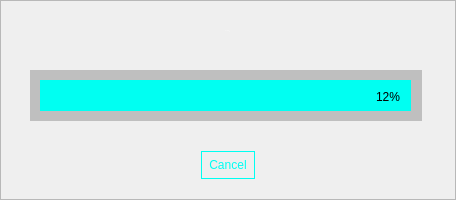
<?xml version="1.0" encoding="UTF-8"?>
<ui version="4.0">
 <class>InstallDialog</class>
 <widget class="QWidget" name="InstallDialog">
  <property name="geometry">
   <rect>
    <x>0</x>
    <y>0</y>
    <width>456</width>
    <height>200</height>
   </rect>
  </property>
  <property name="windowTitle">
   <string>Form</string>
  </property>
  <widget class="QFrame" name="mainFrame">
   <property name="geometry">
    <rect>
     <x>0</x>
     <y>0</y>
     <width>456</width>
     <height>200</height>
    </rect>
   </property>
   <property name="frameShape">
    <enum>QFrame::StyledPanel</enum>
   </property>
   <property name="frameShadow">
    <enum>QFrame::Raised</enum>
   </property>
   <widget class="QGraphicsView" name="graphicsView">
    <property name="geometry">
     <rect>
      <x>30</x>
      <y>70</y>
      <width>392</width>
      <height>51</height>
     </rect>
    </property>
    <property name="styleSheet">
     <string notr="true">background-color: rgba(0, 0,0,0.2);
border: none;</string>
    </property>
   </widget>
   <widget class="QGraphicsView" name="progressLine">
    <property name="geometry">
     <rect>
      <x>40</x>
      <y>80</y>
      <width>371</width>
      <height>31</height>
     </rect>
    </property>
    <property name="styleSheet">
     <string notr="true">background-color: rgb(0, 255, 242);
border:none;</string>
    </property>
   </widget>
   <widget class="QLabel" name="installingLabel">
    <property name="geometry">
     <rect>
      <x>0</x>
      <y>30</y>
      <width>456</width>
      <height>21</height>
     </rect>
    </property>
    <property name="font">
     <font>
      <family>:/font/Roboto-Regular.ttf</family>
      <pointsize>-1</pointsize>
      <weight>50</weight>
      <italic>false</italic>
      <bold>false</bold>
     </font>
    </property>
    <property name="styleSheet">
     <string notr="true">font: 15px &quot;:/font/Roboto-Regular.ttf&quot;;
color: rgb(255, 255, 255);</string>
    </property>
    <property name="text">
     <string>Installing...</string>
    </property>
    <property name="textFormat">
     <enum>Qt::AutoText</enum>
    </property>
    <property name="scaledContents">
     <bool>true</bool>
    </property>
    <property name="alignment">
     <set>Qt::AlignHCenter|Qt::AlignTop</set>
    </property>
    <property name="wordWrap">
     <bool>false</bool>
    </property>
   </widget>
   <widget class="QLabel" name="progressValue">
    <property name="geometry">
     <rect>
      <x>310</x>
      <y>86</y>
      <width>90</width>
      <height>21</height>
     </rect>
    </property>
    <property name="styleSheet">
     <string notr="true">font: 15px &quot;:/font/Roboto-Regular.ttf&quot;;
color: #000000;</string>
    </property>
    <property name="text">
     <string>12%</string>
    </property>
    <property name="scaledContents">
     <bool>true</bool>
    </property>
    <property name="alignment">
     <set>Qt::AlignRight|Qt::AlignTrailing|Qt::AlignVCenter</set>
    </property>
    <property name="wordWrap">
     <bool>false</bool>
    </property>
   </widget>
   <widget class="QGroupBox" name="horizontalGroupBox">
    <property name="geometry">
     <rect>
      <x>0</x>
      <y>148</y>
      <width>456</width>
      <height>34</height>
     </rect>
    </property>
    <property name="sizePolicy">
     <sizepolicy hsizetype="Preferred" vsizetype="Maximum">
      <horstretch>0</horstretch>
      <verstretch>0</verstretch>
     </sizepolicy>
    </property>
    <property name="styleSheet">
     <string notr="true">border:none;</string>
    </property>
    <layout class="QHBoxLayout" name="horizontalLayout">
     <property name="spacing">
      <number>0</number>
     </property>
     <property name="leftMargin">
      <number>0</number>
     </property>
     <property name="topMargin">
      <number>0</number>
     </property>
     <property name="rightMargin">
      <number>0</number>
     </property>
     <property name="bottomMargin">
      <number>0</number>
     </property>
     <item>
      <spacer name="horizontalSpacer">
       <property name="orientation">
        <enum>Qt::Horizontal</enum>
       </property>
       <property name="sizeHint" stdset="0">
        <size>
         <width>40</width>
         <height>20</height>
        </size>
       </property>
      </spacer>
     </item>
     <item>
      <widget class="QPushButton" name="cancelButton">
       <property name="enabled">
        <bool>true</bool>
       </property>
       <property name="styleSheet">
        <string notr="true">background-color: transparent;
font: 15px &quot;:/font/Roboto-Regular.ttf&quot;;
border: 1px solid #00fff2;
color: #00fff2;
padding: 6px 7px;</string>
       </property>
       <property name="text">
        <string>Cancel</string>
       </property>
      </widget>
     </item>
     <item>
      <spacer name="horizontalSpacer_2">
       <property name="orientation">
        <enum>Qt::Horizontal</enum>
       </property>
       <property name="sizeHint" stdset="0">
        <size>
         <width>40</width>
         <height>20</height>
        </size>
       </property>
      </spacer>
     </item>
    </layout>
   </widget>
  </widget>
 </widget>
 <resources/>
 <connections/>
</ui>
